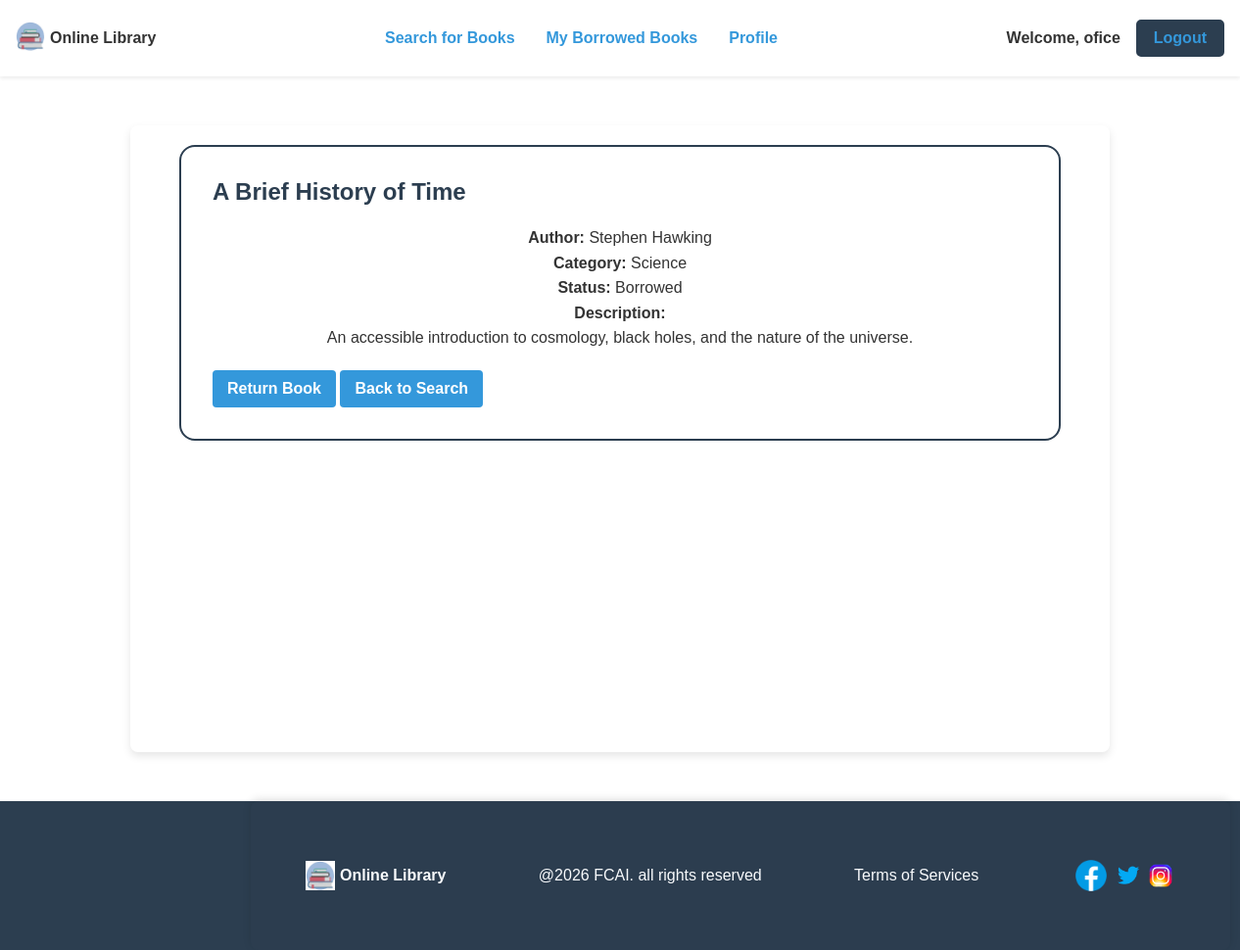
/book/4/ (signed in), run on the app's committed database.
### accounts/models.py (models this page shows)
class CustomUser(AbstractUser):
    phone = models.CharField(max_length=15, blank=True, null=True)

### books/models.py (models this page shows, shortened)
class Book(models.Model):
    STATUS_AVAILABLE = 'available'
    STATUS_BORROWED = 'borrowed'
    STATUS_CHOICES = [
        (STATUS_AVAILABLE, 'Available'),
        (STATUS_BORROWED, 'Borrowed'),
    ]
    title = models.CharField(max_length=100)
    author = models.CharField(max_length=100)
    category = models.CharField(max_length=50)
    description = models.TextField()
    status = models.CharField(max_length=20, choices=STATUS_CHOICES, default=STATUS_AVAILABLE)

### books/views.py (the view)
# urls.py: path('book/<int:pk>/', views.book_details_view, name='book_detail'),
def book_details_view(request, pk):
    book = get_object_or_404(Book, pk=pk)
    active_borrow = BorrowRecord.objects.filter(book=book, returned_at__isnull=True).select_related('user').first()
    current_user_record = None
    if request.user.is_authenticated:
        current_user_record = BorrowRecord.objects.filter(
            book=book,
            user=request.user,
            returned_at__isnull=True,
        ).first()
    context = {
        'book': book,
        'active_borrow': active_borrow,
        'current_user_record': current_user_record,
    }
    return render(request, 'book_details.html', context)

### templates/book_details.html (shortened to what this page needs)
{% extends 'index.html' %}
{% block content %}
<main class="container">
    <section class="form-container">
        <h2>{{ book.title }}</h2>
        <p><strong>Author:</strong> {{ book.author }}</p>
        <p><strong>Category:</strong> {{ book.category }}</p>
        <p><strong>Status:</strong> {{ book.status|title }}</p>
        <p><strong>Description:</strong></p>
        <p>{{ book.description }}</p>
        <div style="margin-top: 20px;">
            {% if current_user_record %}
                <form method="POST" action="{% url 'return_book' current_user_record.id %}" style="display: inline;">
                    <button type="submit" class="btn">Return Book</button>
                </form>
            {% elif user.is_authenticated and book.status == 'available' %}
                <form method="POST" action="{% url 'borrow_book' book.id %}" style="display: inline;">
                    {% csrf_token %}
                    <button type="submit" class="btn">Borrow This Book</button>
                </form>
            {% elif not user.is_authenticated %}
                <a href="{% url 'login' %}" class="btn">Login to Borrow</a>
            {% elif active_borrow %}
                <p>This book is currently borrowed by another user.</p>
            {% endif %}
            <a href="{% url 'search' %}" class="btn">Back to Search</a>
        </div>
    </section>
</main>
{% endblock %}

### templates/index.html (shortened to what this page needs)
{% load static %}
<!DOCTYPE html>
<html lang="en">
<head>
    <link rel="stylesheet" href="{% static 'css/style.css' %}?v=1.1">
    <link rel="stylesheet" href="{% static 'css/queries.css' %}?v=1.1">
</head>
<body class="background-img">
    <nav class="navbar">
        <div class="iconName">
            <a href="{% url 'home' %}">
                <img src="{% static 'images/icon.png' %}" alt="icon" width="30px">
            </a>
            <b>Online Library</b>
        </div>
        {% if user.is_authenticated %}
            {% if user.is_staff %}
                <div class="pageOptions">
                    <a href="{% url 'admin_books' %}">Manage Books</a>
                    <a href="{% url 'add_book' %}">Add Book</a>
                    <a href="{% url 'add_admin' %}">Add Admin</a>
                    <a href="{% url 'profile' %}">Profile</a>
                </div>
            {% else %}
                <div class="pageOptions">
                    <a href="{% url 'search' %}">Search for Books</a>
                    <a href="{% url 'borrowed_books' %}">My Borrowed Books</a>
                    <a href="{% url 'profile' %}">Profile</a>
                </div>
            {% endif %}
            <div class="logContainer">
                <p class="userGreeting">Welcome, {{ user.username }}</p>
                <a href="{% url 'logout' %}" class="navbarBtns">Logout</a>
            </div>
        {% endif %}
    </nav>
    {% block content %}{% endblock %}
    <footer>
        <div class="footer">
            <div class="iconName">
                <img src="{% static 'images/icon.png' %}" alt="icon" width="30px">
                <b>Online Library</b>
            </div>
            <p>@2026 FCAI. all rights reserved </p>
            <p>Terms of Services</p>
            <div class="socialMediaIcons">
                <img src="{% static 'images/facebook.png' %}" alt="Facebook icon" width="40px">
                <img src="{% static 'images/twitter.png' %}" alt="Twitter icon" width="30px">
                <img src="{% static 'images/instagram.png' %}" alt="Instagram icon" width="30px">
            </div>
        </div>
    </footer>
</body>
</html>

### books/static/css/style.css (style rules this page uses)
:root { --primary-color: #2c3e50; --secondary-color: #3498db; --background-color: #f4f4f9; --text-color: #333333; --error-color: #e74c3c; --font-family: Arial, sans-serif; }
* { box-sizing: border-box; }
body { font-family: var(--font-family), sans-serif; color: var(--text-color); margin: 0; padding: 0; background-image: linear-gradient(rgba(255, 255, 255, 0.45), rgba(255, 255, 255, 0.45)), url("../images/background.jpg"); background-repeat: no-repeat; background-size: cover; background-position: center; background-attachment: fixed; min-height: 100vh; }
a { text-decoration: none; }
p { margin: 0 auto; line-height: 1.6; }
.container { max-width: 1000px; min-height: 80vh; margin: 0 auto 50px; padding: 20px; background: white; border-radius: 8px; box-sizing: border-box; box-shadow: 0 4px 8px rgba(0, 0, 0, 0.1); }
.navbar { display: flex; align-items: center; justify-content: space-between; gap: 10px; padding: 20px 16px; background: white; box-shadow: 0 2px 4px rgba(0, 0, 0, 0.08); margin-bottom: 50px; }
.navbar a { color: var(--secondary-color); font-weight: 600; }
.btn { display: inline-block; background-color: var(--secondary-color); color: white; padding: 10px 15px; border: none; border-radius: 4px; cursor: pointer; font-weight: 600; box-sizing: border-box; width: auto; text-align: center; }
button { font: inherit; }
h1, h2, h3, h4 { color: var(--primary-color); margin-top: 0; }
.pageOptions { display: flex; gap: 2rem; }
.navbarBtns { text-decoration: none; background-color: var(--primary-color); color: #fff; padding: 0.5rem 1rem; border: 2px solid var(--primary-color); border-radius: 5px; transition: 0.5s; cursor: pointer; }
.logContainer { display: flex; gap: 1rem; align-items: center; justify-content: center; }
.userGreeting { font-weight: 700; margin-bottom: 0; }
.form-container, .formContainer { min-width: 450px; max-width: 900px; width: 100%; display: flex; flex-direction: column; justify-content: flex-start; align-items: stretch; border: 2px solid var(--primary-color); border-radius: 16px; padding: 2rem; margin: 0 auto; background: #fff; }
.form-container a, .formContainer a { color: var(--secondary-color); }
.form-container a.btn, .formContainer a.btn { color: #fff; }
.footer { display: flex; justify-content: space-between; align-items: center; gap: 1rem; padding: 1.5rem 2rem; background: rgba(44, 62, 80, 0.96); color: #f8fafc; box-shadow: 0 -2px 8px rgba(0, 0, 0, 0.12); width: min(1000px, calc(100% - 22px)); margin: 0 auto 12px; border-radius: 8px; }
.iconName { display: flex; align-items: center; gap: 0.75rem; }
.footer .iconName, .footer p { color: #f8fafc; margin: 0; }
.socialMediaIcons { display: flex; align-items: center; gap: 0.75rem; }
.iconName { display: flex; align-items: center; gap: 5px; }
.socialMediaIcons { display: flex; align-items: center; gap: 0.2rem; }
footer { width: 100%; background-color: var(--primary-color); color: #fff; text-align: center; }
.footer { position: relative; margin: 0 16rem; display: flex; gap: 0.5rem; padding: 3.5rem; align-items: center; }

### data on the page
CustomUser: username "ofice"
Book: title "A Brief History of Time", author "Stephen Hawking", category "Science", status "Borrowed", description "An accessible introduction to cosmology, black holes, and the nature of the universe."
